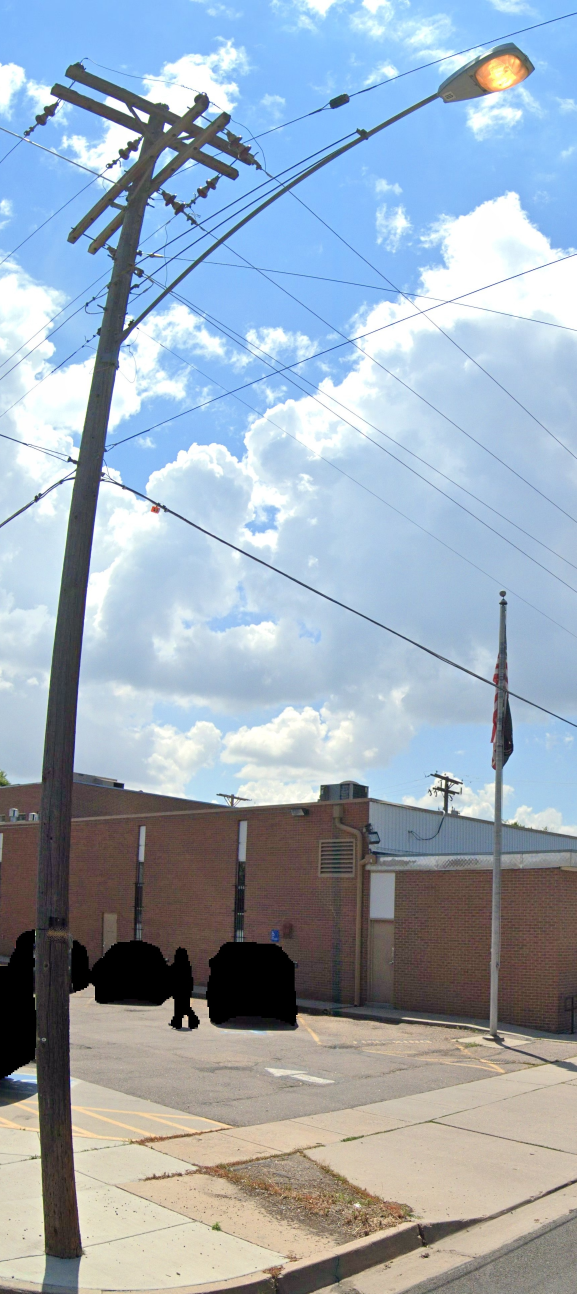
#> input picture imagery_insights/notebooks/Identify_lamp_make_model_from_RAG/data/test_dataset/o1_8db6de0ca7cd132513471b2d8c7fd44c_00250082.jpg, 1730 x 3881 px (shown at 1/3 size)
$ python -i rosette.py   (imports and definitions only)
#> lines starting #> are read from the running program, lines starting #| are printed output that depends on the picture; after the words box and inside, x2 and y2 are one past the last pixel; in counts of white or black regions, pixels touching at a corner belong together
#> further down, picture is the input picture: shape (3881, 1730, 3); mean B, G, R 183.1, 169.7, 156
"""7-camera rosette model for Street View Insights panoramic (`SV_PANO`) imagery.

A "pano" in `pano_observations_*` is 7 unstitched frames (observation id
`o1:<pano_id>_<k>:5001ee`, k = 0..6). Cameras 0-5 look roughly horizontally ~60 deg apart,
camera 6 points at the sky. Each frame has its own `camera_pose` (heading, pitch, roll), but
no intrinsics are published, so we model every horizontal camera with one shared
Kannala-Brandt (KB4 / OpenCV fisheye) model, fitted by `svi_geo.calibrate`.

Conventions
-----------
* Camera frame: OpenCV (x right, y down, z forward).
* World frame: local ENU (east, north, up).
* `cam_rotation(...)` returns R (3x3) whose columns are the camera right/down/forward axes
  in ENU, i.e. `d_world = R @ d_cam`.
* Bearings: azimuth in degrees clockwise from north in [0, 360), elevation in degrees.
"""

from __future__ import annotations

import dataclasses
import functools
import json
import math
import re
from collections.abc import Mapping, Sequence
from importlib import resources
from pathlib import Path
from typing import Any

import cv2
import numpy as np

from svi_geo import geo

_OBS_RE = re.compile(r"^o1:(?P<pano>.+)_(?P<k>\d):5001ee$")
SKY_CAMERA = 6
N_GROUND_CAMERAS = 6


# --------------------------------------------------------------------------- ids


# [6 lines left out: function camera_index, not called in this run]


def pano_id_from_observation(observation_id: str) -> str | None:
    m = _OBS_RE.match(observation_id or "")
    return m.group("pano") if m else None


def is_ground_camera(k: int) -> bool:
    """True for the 6 roughly-horizontal cameras, False for the sky camera (6)."""
    return 0 <= int(k) < N_GROUND_CAMERAS


# --------------------------------------------------------------------------- intrinsics


# [75 lines that did not run here, left out]


# Placeholder equidistant guess used until calibration (and as the "uncalibrated" baseline).
# [11 lines that did not run here, left out]

FITTED_INTRINSICS_FILE = "rosette_kb4_v1.json"


# [11 lines that did not run here, left out]


# --------------------------------------------------------------------------- rotations


def _pose_get(pose: Mapping[str, Any], key: str) -> float:
    v = pose.get(key) if isinstance(pose, Mapping) else getattr(pose, key)
    return 0.0 if v is None or (isinstance(v, float) and math.isnan(v)) else float(v)


# [111 lines left out: functions cam_rotation, pose_rotation, project, _theta_from_theta_d, unproject, theta_of_pixel and 3 more, not called in this run]


# [3 lines that did not run here, left out]


# [26 lines that did not run here, left out]


def camera_center_enu(
    pose: Mapping[str, Any], ref: Sequence[float], extra_offset_m: float = 0.0
) -> np.ndarray:
    """Camera optical centre in ENU(ref).

    `camera_pose` latitude/longitude/altitude are already per camera (they sit ~0.08 m from the
    pano centre along each camera's heading), so the pose position is returned as is.
    `extra_offset_m` adds a horizontal offset along the heading (synthetic scenes only).
    """
    e, n, u = geo.lla_to_enu(
        _pose_get(pose, "latitude"),
        _pose_get(pose, "longitude"),
        _pose_get(pose, "altitude"),
        ref[0],
        ref[1],
        ref[2] if len(ref) > 2 else 0.0,
    )
    h = math.radians(_pose_get(pose, "heading"))
    return np.array(
        [
            float(e) + extra_offset_m * math.sin(h),
            float(n) + extra_offset_m * math.cos(h),
            float(u),
        ]
    )


# --------------------------------------------------------------------------- perspective views


@dataclasses.dataclass(frozen=True)
class PerspectiveView:
    """A virtual, world-oriented pinhole camera (zero roll unless `roll_deg` is set)."""

    yaw_deg: float
    pitch_deg: float
    hfov_deg: float
    width: int
    height: int
    roll_deg: float = 0.0

    @property
    def f(self) -> float:
        return (self.width / 2.0) / math.tan(math.radians(self.hfov_deg) / 2.0)

    @property
    def cx(self) -> float:
        return (self.width - 1) / 2.0

    @property
    def cy(self) -> float:
        return (self.height - 1) / 2.0

    @property
    def R(self) -> np.ndarray:
        return cam_rotation(self.yaw_deg, self.pitch_deg, self.roll_deg)

    # [6 lines left out: function pixel_dirs, not called in this run]

    def pixel_to_bearing(self, u, v):
        return dir_to_bearing(self.pixel_dirs(u, v))

    # [46 lines left out: functions bearing_to_pixel, box_to_bearings, perspective_maps, not called in this run]


# [3 lines that did not run here, left out]


# [32 lines that did not run here, left out]


_IDENTITY_POSE = {"heading": 0.0, "pitch": 0.0, "roll": 0.0}


# [14 lines that did not run here, left out]


# --------------------------------------------------------------------------- masks + selection


@functools.lru_cache(maxsize=64)
def _theta_d_limit(k1: float, k2: float, k3: float, k4: float, max_theta_deg: float) -> float:
    """Largest normalised radius theta_d that is inside max_theta and where KB4 is invertible."""
    theta = np.linspace(0.0, math.radians(max_theta_deg), 20001)
    t2 = theta * theta
    theta_d = theta * (1 + t2 * (k1 + t2 * (k2 + t2 * (k3 + t2 * k4))))
    dtd = 1 + t2 * (3 * k1 + t2 * (5 * k2 + t2 * (7 * k3 + t2 * 9 * k4)))
    bad = np.nonzero(dtd <= 0)[0]
    last = bad[0] - 1 if bad.size else len(theta) - 1
    return float(theta_d[max(last, 0)])


# [6 lines that did not run here, left out]


# [22 lines that did not run here, left out]


def privacy_blob_mask(
    image: np.ndarray, thresh: int = 8, min_area_frac: float = 2e-5
) -> np.ndarray:
    """True where the pixel is NOT inside a solid-black privacy blob (value < thresh)."""
#> called with thresh = 8, min_area_frac = 2e-05
    gray = image if image.ndim == 2 else cv2.cvtColor(image, cv2.COLOR_BGR2GRAY)
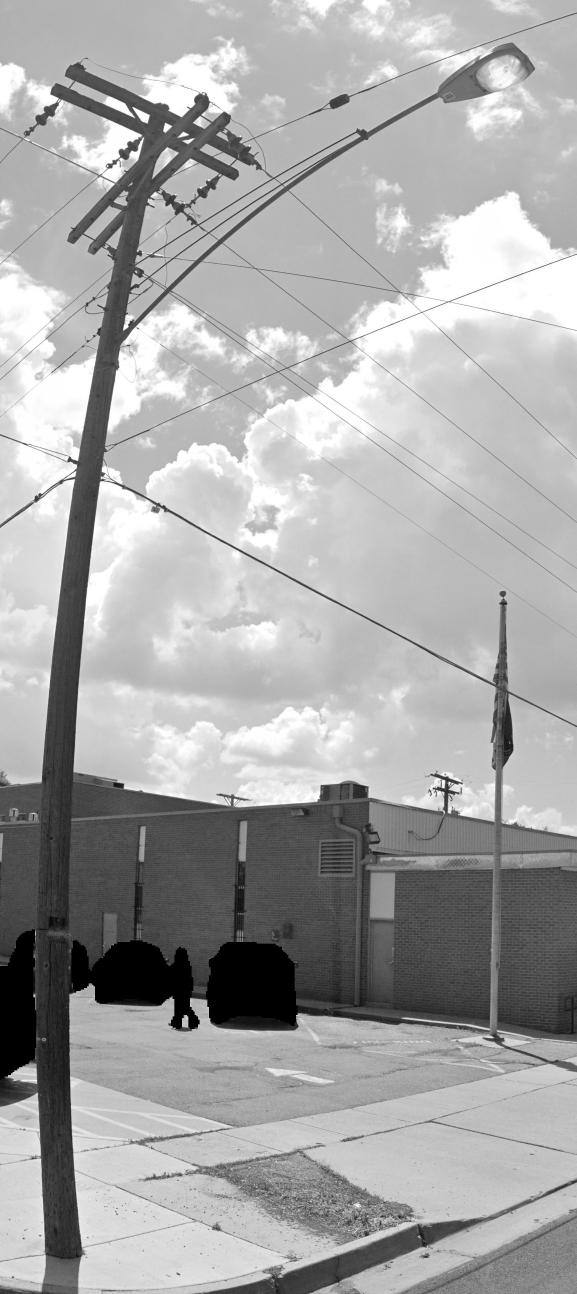
#> gray: shape (3881, 1730) (shown at 1/3 size); min 0, max 255, mean 167.2
    dark = (gray < thresh).astype(np.uint8)
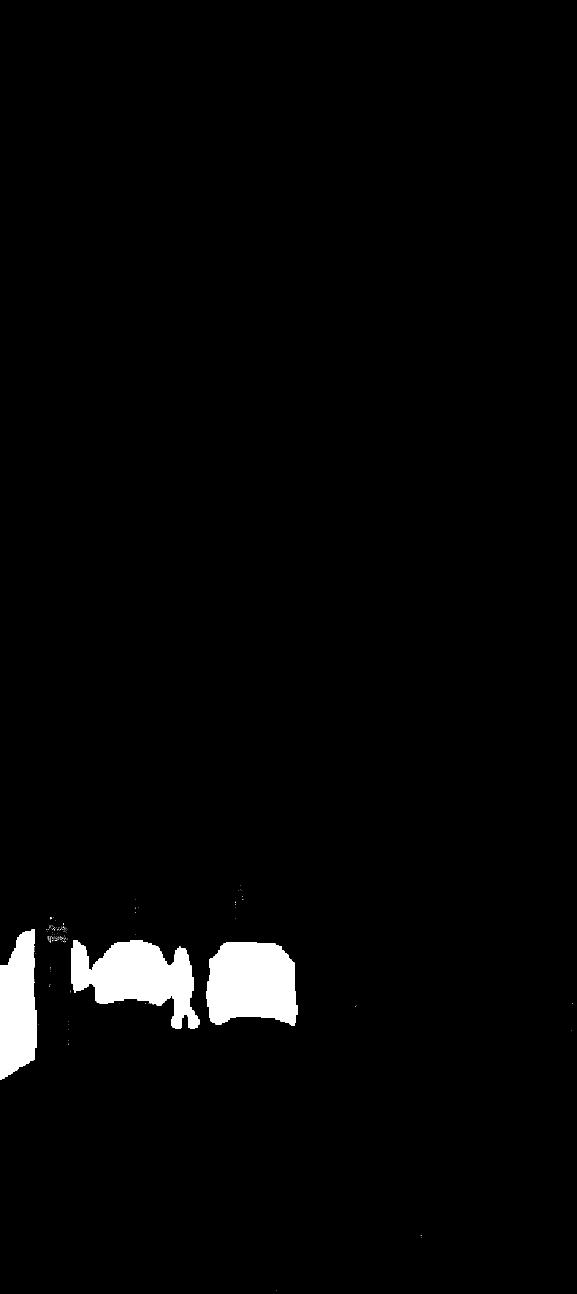
#> dark: shape (3881, 1730) (shown at 1/3 size); values 0 (black) and 1 (white), 2.3% white; 203 white regions (200 under 20 px), largest, box (x1, y1, x2, y2) and area: (214, 2821, 599, 3087) 57684, (618, 2826, 893, 3078) 56944, (0, 2788, 109, 3239) 38895
    n, labels, stats, _ = cv2.connectedComponentsWithStats(dark, connectivity=8)
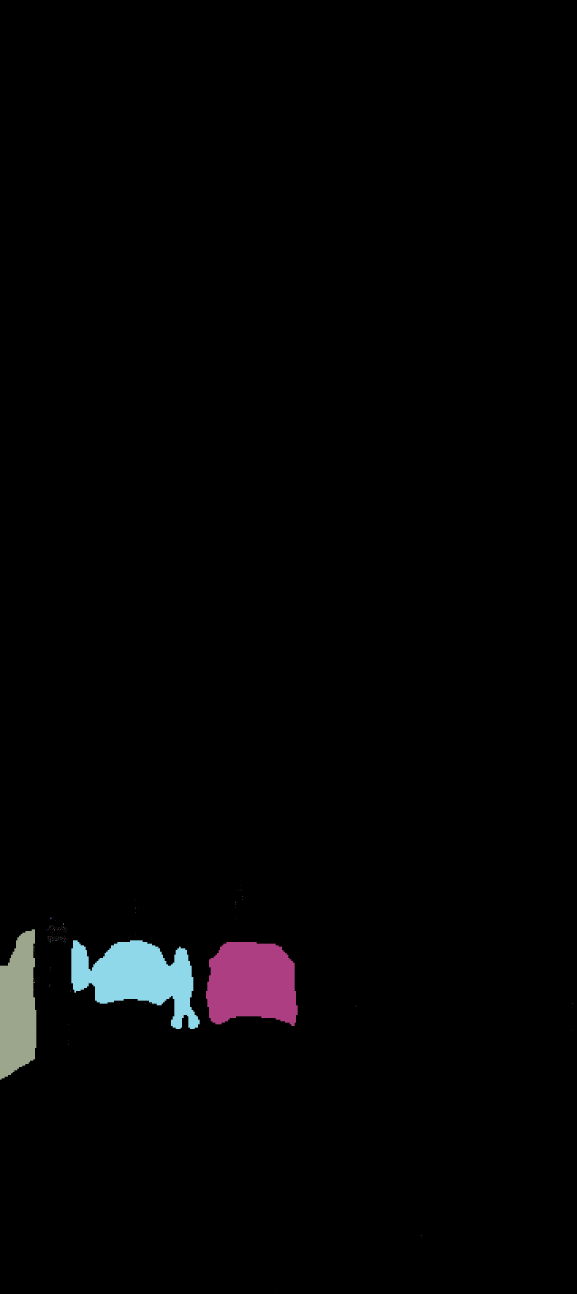
#> labels: shape (3881, 1730) int32 (shown at 1/3 size); 204 distinct labels, from 0 to 203; one colour per label, 0 black
#> n = 204; stats = 204 rows, first 6: [0, 0, 1730, 3881, 6560295], [720, 2657, 1, 1, 1], [721, 2668, 1, 1, 1], [723, 2671, 1, 1, 1], [716, 2672, 1, 1, 1], [728, 2689, 1, 2, 2]
    min_area = max(16, int(min_area_frac * gray.size))
#> min_area = 134
    blob = np.zeros(gray.shape, bool)
    for i in range(1, n):
        if stats[i, cv2.CC_STAT_AREA] >= min_area:
            blob |= labels == i
    if blob.any():
        blob = cv2.dilate(blob.astype(np.uint8), np.ones((5, 5), np.uint8)).astype(bool)
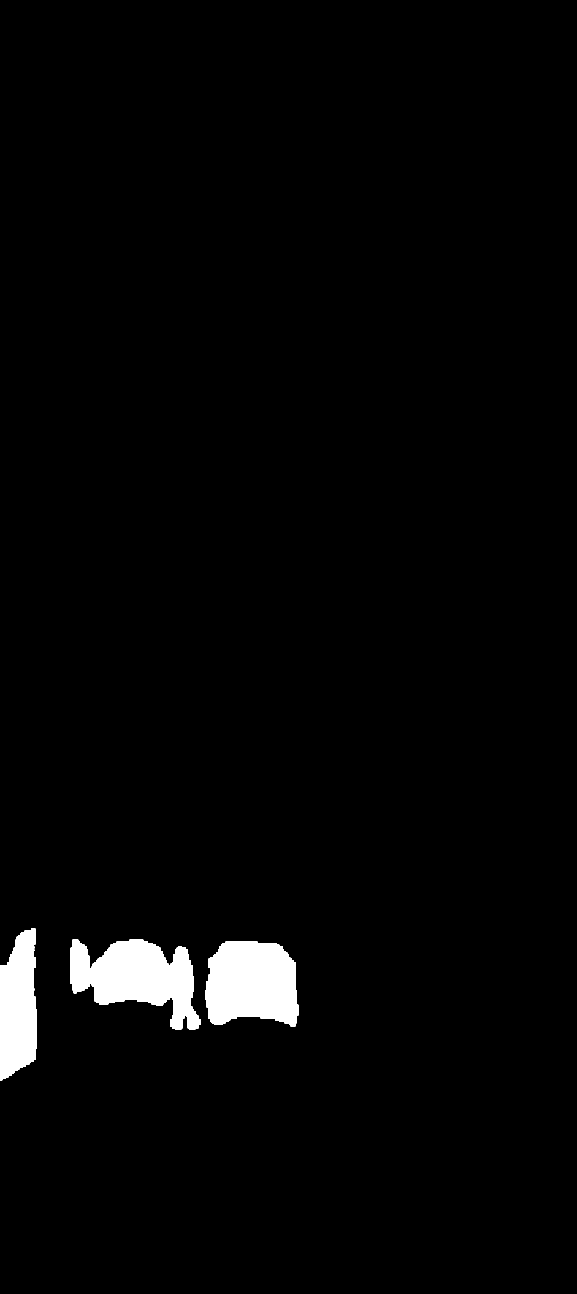
#> blob: shape (3881, 1730) bool (shown at 1/3 size); 2.4% white; 3 white regions, box (x1, y1, x2, y2) and area: (212, 2819, 601, 3089) 61437, (616, 2824, 895, 3080) 59188, (0, 2786, 111, 3241) 40523
    return ~blob
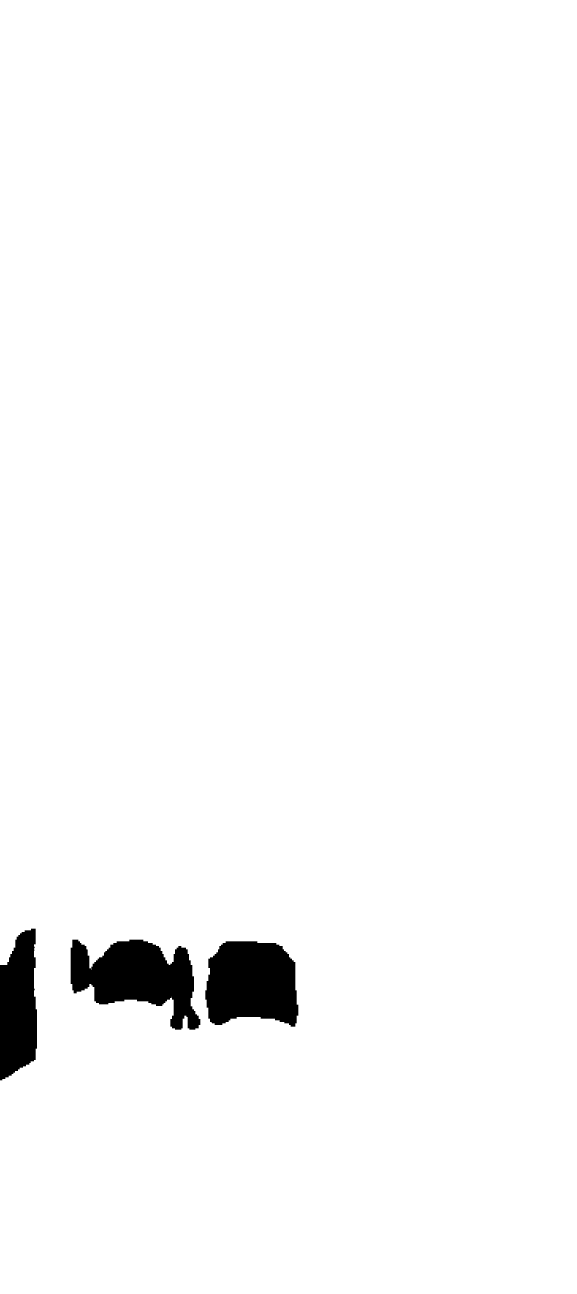
#> returned value: shape (3881, 1730) bool (shown at 1/3 size); 97.6% white; 3 black regions, box (x1, y1, x2, y2) and area: (212, 2819, 601, 3089) 61437, (616, 2824, 895, 3080) 59188, (0, 2786, 111, 3241) 40523


# [8 lines left out: function textured_mask, not called in this run]


def _row_get(row: Any, key: str):
    return row.get(key) if isinstance(row, Mapping) else getattr(row, key)


# [22 lines that did not run here, left out]


# [9 lines that did not run here, left out]


# [12 lines that did not run here, left out]


# --------------------------------------------------------------------------- field of view


# [4 lines that did not run here, left out]


# [21 lines that did not run here, left out]


def _view_grid(view: PerspectiveView, step: int, max_row: int | None = None):
    h = view.height if max_row is None else max(1, min(int(max_row), view.height))
    us = np.minimum(np.arange(0, view.width, step, dtype=np.float64) + (step - 1) / 2.0,
                    view.width - 1)  # fmt: skip
    vs = np.minimum(np.arange(0, h, step, dtype=np.float64) + (step - 1) / 2.0,
                    h - 1)  # fmt: skip
    return np.meshgrid(us, vs)


# [18 lines that did not run here, left out]


def _coverage(intr, pose, view, cam_k, u, v):
    """(incidence angle deg, covered) of view pixels (u, v) in one camera: covered rays are
    within `max_theta_deg` and the KB4 invertibility limit and land on the sensor."""
    d_cam = view.pixel_dirs(u, v) @ pose_rotation(intr, pose, cam_k)
    theta = np.degrees(np.arccos(np.clip(d_cam[..., 2], -1.0, 1.0)))
    uv = project(intr, d_cam)
    cap = min(intr.max_theta_deg, _invertible_theta_deg(intr))
    ok = (
        (theta <= cap)
        & (uv[..., 0] >= 0)
        & (uv[..., 0] <= intr.width - 1)
        & (uv[..., 1] >= 0)
        & (uv[..., 1] <= intr.height - 1)
    )
    return theta, ok


def vfov_for(hfov_deg: float, aspect: float) -> float:
    """Vertical FOV (deg) of a pinhole view with horizontal FOV `hfov_deg`, aspect = w / h."""
    return float(np.degrees(2 * math.atan(math.tan(math.radians(hfov_deg) / 2) / aspect)))


FOV_EVAL_WIDTH = 96  # grid used by max_view_fov (the black fraction is resolution-independent)
FOV_SAFETY = 0.8  # aim below max_black so a full-resolution render stays under it


# [21 lines that did not run here, left out]


def _widest_view(black_of, yaw_deg, pitch_deg, aspect, max_black, hfov_cap, min_hfov, iters):
    """Bisection on hfov for the widest view whose `black_of(view)` is below the target."""
    w = FOV_EVAL_WIDTH
    h = max(8, int(round(w / aspect)))
    target = max_black * FOV_SAFETY

    def black(hfov: float) -> float:
        return black_of(PerspectiveView(float(yaw_deg), float(pitch_deg), float(hfov), w, h))

    if black(hfov_cap) <= target:
        return float(hfov_cap), vfov_for(hfov_cap, aspect)
    if black(min_hfov) > target:
        return 0.0, 0.0
    lo, hi = float(min_hfov), float(hfov_cap)
    for _ in range(iters):
        mid = 0.5 * (lo + hi)
        if black(mid) <= target:
            lo = mid
        else:
            hi = mid
    return lo, vfov_for(lo, aspect)


@dataclasses.dataclass(frozen=True)
class CameraChoice:
    row: Any
    cam_k: int
    hfov_deg: float
    vfov_deg: float


# [27 lines that did not run here, left out]


# Elevation (deg, camera frame) below which the capture vehicle's body fills the ground views.
HOOD_ELEV_DEG = -40.0


# [15 lines that did not run here, left out]


# --------------------------------------------------------------------------- multi-camera views
# A view centred on the seam between two cameras (on the real rosette the travel direction is
# such a seam) is composited: every view pixel is taken from the covering camera whose optical
# axis is nearest to it. The seam is hard (no blending). The two cameras flanking the travel
# direction sit on the rosette circle (radius 0.084 m) at +-30 deg, 0.084 m apart across the
# seam, so a point is seen from slightly different directions: `seam_parallax_px`. In a 70 deg
# 1024 px road view pitched -22 deg (f = 731 px) the step is 16.6 px for the ground at the
# hood-crop row (-40 deg, 3.9 m slant range), 8.4 px for the ground at -20 deg, and 3.3 / 1.3 px
# for objects 20 / 50 m away near the horizon (tests/test_rosette_fov.py).
ROSETTE_RADIUS_M = 0.084


# [197 lines left out: functions seam_parallax_px, _ground_rows, _owners, view_black_fraction_multi, max_view_fov_multi, composite_rows and 2 more, not called in this run]

>>> import cv2
>>> picture = cv2.imread('../../../../imagery_insights/notebooks/Identify_lamp_make_model_from_RAG/data/test_dataset/o1_8db6de0ca7cd132513471b2d8c7fd44c_00250082.jpg')
>>> result = privacy_blob_mask(picture)
